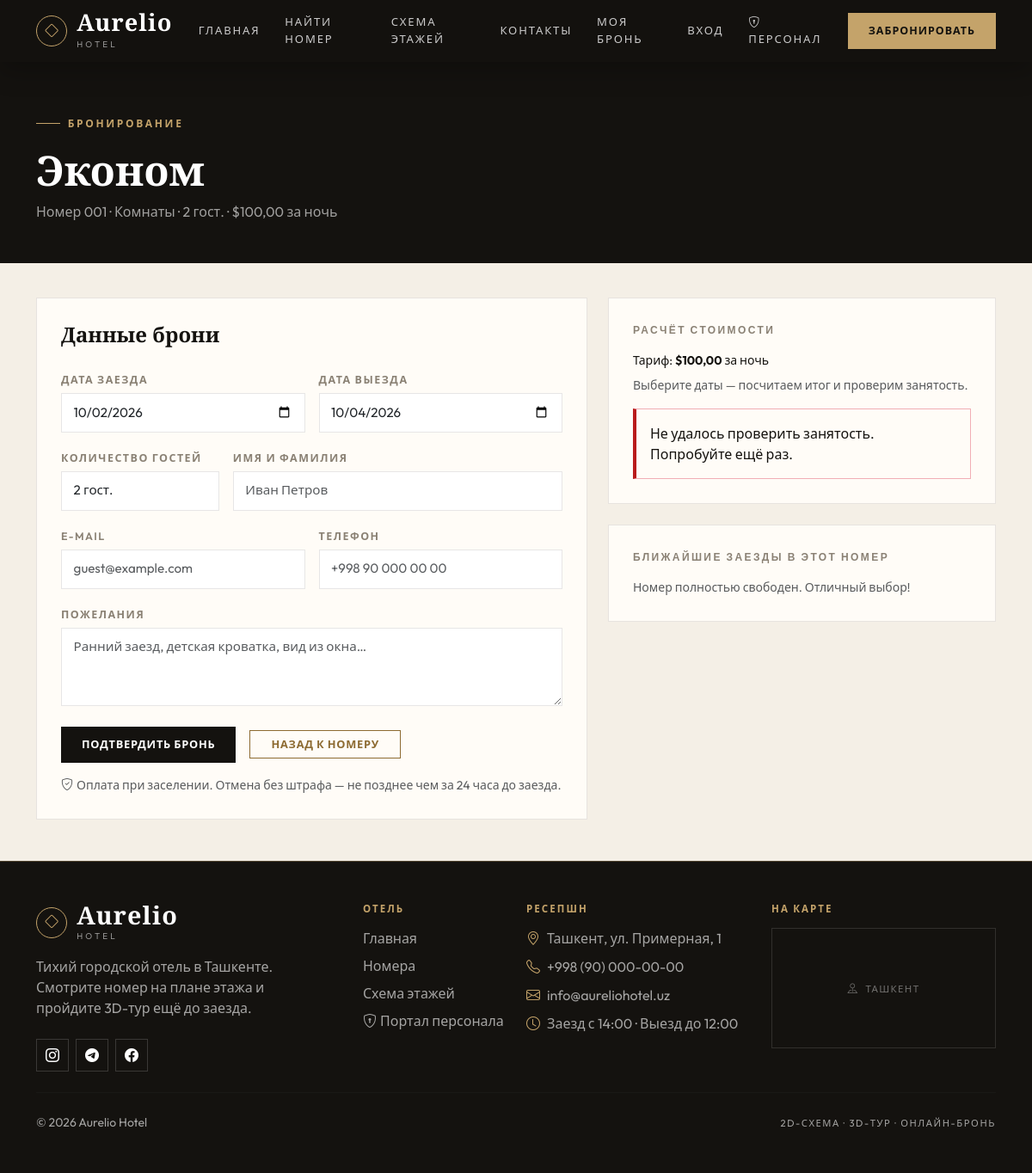
Page /bookings/new/1/ on the earlier database version.
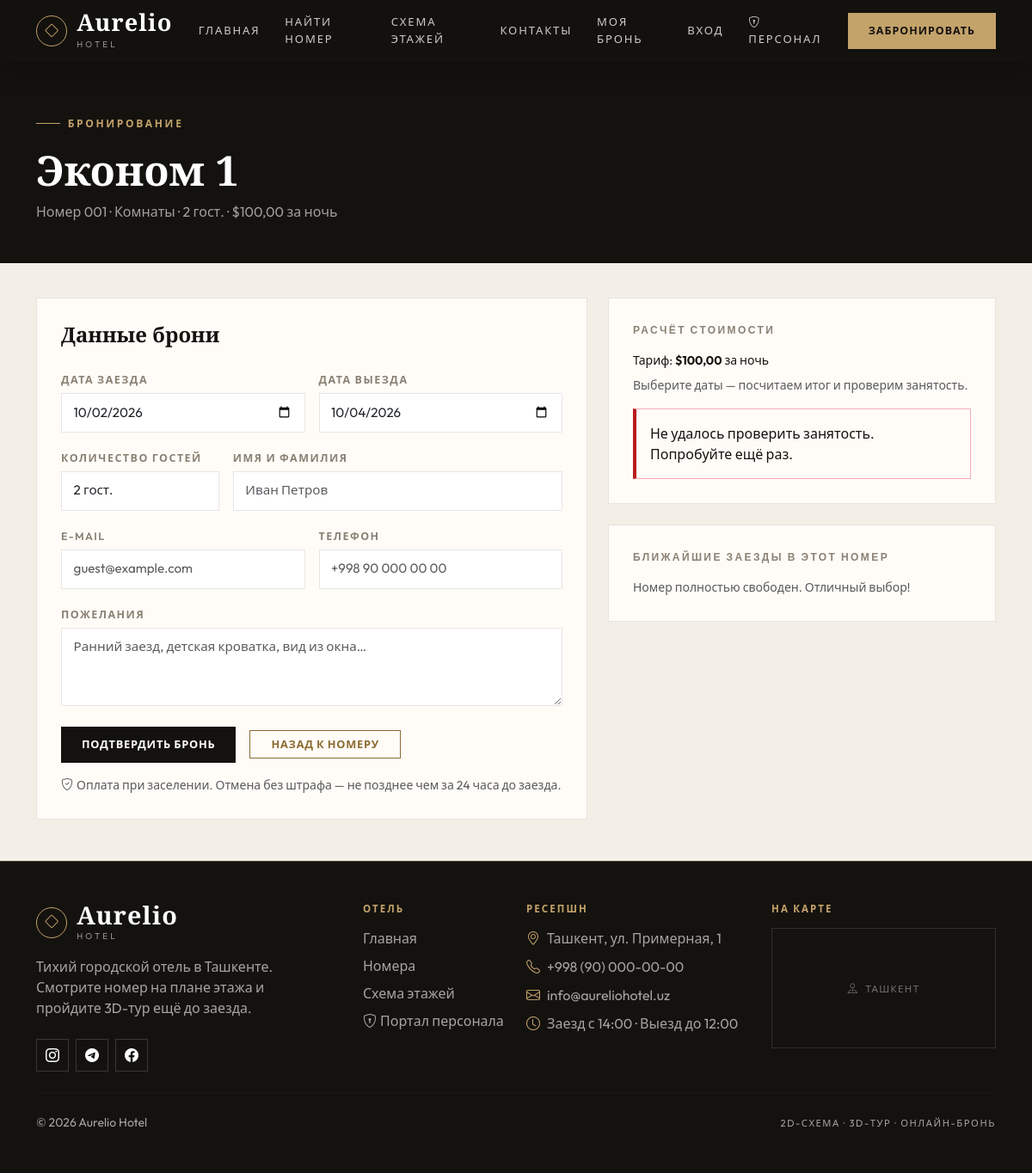
Same page on the later database version.
### rooms/models.py (models this page shows, shortened)
class Room(models.Model):
    HOUSEKEEPING_CHOICES = [
        ('clean', 'Чисто'),
        ('dirty', 'Требует уборки'),
        ('inspected', 'Проверено менеджером'),
        ('out_of_service', 'Вне эксплуатации'),
    ]
    floor = models.ForeignKey(
        Floor,
        on_delete=models.CASCADE,
        related_name='rooms',
        null=True,
        blank=True,
        verbose_name="Этаж"
    )
    room_number = models.CharField(
        max_length=10, blank=True, verbose_name="Номер комнаты", help_text="Например, 201"
    )
    title = models.CharField(max_length=200, verbose_name="Название номера")
    description = models.TextField(verbose_name="Описание")
    image = models.ImageField(upload_to='rooms/', blank=True, null=True, verbose_name="Фото номера")
    price_per_night = models.DecimalField(max_digits=10, decimal_places=2, verbose_name="Цена за ночь ($)")
    capacity = models.IntegerField(default=2, verbose_name="Вместимость (чел)")
    amenities = models.ManyToManyField(Amenity, blank=True, related_name='rooms', verbose_name="Удобства")
    homebyme_embed_url = models.URLField(blank=True, null=True, verbose_name="Ссылка на 3D-тур HomeByMe")
    model_3d = models.FileField(upload_to='rooms_3d/', blank=True, null=True, verbose_name="3D-модель номера (.glb)")
    x_pos = models.IntegerField(default=50, verbose_name="Позиция X (%)")
    y_pos = models.IntegerField(default=50, verbose_name="Позиция Y (%)")
    is_active = models.BooleanField(default=True, verbose_name="Доступен для бронирования")
    housekeeping = models.CharField(
        max_length=20, choices=HOUSEKEEPING_CHOICES, default='clean', verbose_name="Статус уборки"
    )
    class Meta:
        verbose_name = "Номер"
        verbose_name_plural = "Номера"
        ordering = ('room_number', 'title')
    @property
    def display_number(self):
        return self.room_number or f"{self.pk:03d}"

class Floor(models.Model):
    number = models.IntegerField(unique=True, verbose_name="Номер этажа")
    title = models.CharField(max_length=100, verbose_name="Название этажа")
    plan_image = models.ImageField(upload_to='floors/', blank=True, null=True, verbose_name="2D-схема этажа")
    class Meta:
        verbose_name = "Этаж"
        verbose_name_plural = "Этажи"
        ordering = ['number']

### bookings/views.py (the view)
# urls.py: path('new/<int:pk>/', views.booking_create, name='booking_create'),
def booking_create(request, pk):
    room = get_object_or_404(Room.objects.select_related('floor'), pk=pk)
    if not room.is_active:
        messages.error(request, "Этот номер временно снят с продажи.")
        return redirect('rooms:room_detail', pk=room.pk)
    initial = {'guests': 2 if room.capacity >= 2 else 1}
    form = BookingForm(request.POST or None, room=room, user=request.user, initial=initial)
    if request.method == 'POST' and form.is_valid():
        booking = form.save()
        _remember_booking(request, booking)
        notify_booking_created(booking)
        messages.success(request, f"Заявка принята! Код вашей брони — {booking.code}.")
        return redirect('bookings:booking_success', code=booking.code)
    context = {
        'room': room,
        'form': form,
        'upcoming': _upcoming_bookings(room),
        'currency': CURRENCY,
    }
    return render(request, 'bookings/booking_form.html', context)

### bookings/models.py (called while the page is built)
def generate_booking_code():
    tail = ''.join(random.choices(BOOKING_CODE_ALPHABET, k=6))
    return f'AUR-{tail}'

### bookings/views.py (called while the page is built)
def _upcoming_bookings(room):
    return Booking.objects.filter(
        room=room,
        status__in=Booking.ACTIVE_STATUSES,
        check_out__gte=timezone.localdate(),
    ).order_by('check_in')

### staff/context_processors.py (called while the page is built)
def staff_status(request):
    user = getattr(request, 'user', None)
    staff_member = is_staff_member(user) if user else False
    profile = get_staff_profile(user) if staff_member else None
    return {
        'is_staff_member': staff_member,
        'staff_profile': profile,
        'can_manage_bookings': bool(profile and profile.can_manage_bookings) or bool(
            user and user.is_superuser
        ),
    }

### templates/bookings/booking_form.html (shortened to what this page needs)
{% extends 'base.html' %}
{% block content %}
<section class="page-band">
  <div class="container">
    <span class="hero-eyebrow">Бронирование</span>
    <h1 class="mt-3">{{ room.title }}</h1>
    <p>
      Номер {{ room.display_number }}{% if room.floor %} · {{ room.floor.title }}{% endif %}
      · {{ room.capacity }} гост. · {{ currency }}{{ room.price_per_night }} за ночь
    </p>
  </div>
</section>
<div class="container pb-5">
  <div class="row g-4">
    <div class="col-lg-7">
      <div class="panel-card">
        <h4 class="mb-4">Данные брони</h4>
        <form method="post" id="bookingForm" novalidate
              data-availability-url="{% url 'bookings:availability_api' %}"
              data-room="{{ room.pk }}">
          <div class="row g-3">
            <div class="col-md-6">
              <label class="form-label" for="{{ form.check_in.id_for_label }}">{{ form.check_in.label }}</label>
              {{ form.check_in }}
            </div>
            <div class="col-md-6">
              <label class="form-label" for="{{ form.check_out.id_for_label }}">{{ form.check_out.label }}</label>
              {{ form.check_out }}
            </div>
            <div class="col-md-4">
              <label class="form-label" for="{{ form.guests.id_for_label }}">{{ form.guests.label }}</label>
              {{ form.guests }}
            </div>
            <div class="col-md-8">
              <label class="form-label" for="{{ form.guest_name.id_for_label }}">{{ form.guest_name.label }}</label>
              {{ form.guest_name }}
            </div>
            <div class="col-md-6">
              <label class="form-label" for="{{ form.guest_email.id_for_label }}">{{ form.guest_email.label }}</label>
              {{ form.guest_email }}
            </div>
            <div class="col-md-6">
              <label class="form-label" for="{{ form.guest_phone.id_for_label }}">{{ form.guest_phone.label }}</label>
              {{ form.guest_phone }}
            </div>
            <div class="col-12">
              <label class="form-label" for="{{ form.special_requests.id_for_label }}">{{ form.special_requests.label }}</label>
              {{ form.special_requests }}
            </div>
          </div>
          <div class="d-flex flex-wrap align-items-center gap-3 mt-4">
            <button type="submit" class="btn btn-copper px-4">Подтвердить бронь</button>
            <a href="{% url 'rooms:room_detail' room.pk %}" class="btn btn-outline-copper px-4">Назад к номеру</a>
          </div>
          <p class="small text-muted mt-3 mb-0">
            <i class="bi bi-shield-check me-1"></i>Оплата при заселении. Отмена без штрафа — не позднее чем за 24 часа до заезда.
          </p>
        </form>
      </div>
    </div>
    <div class="col-lg-5">
      <div class="panel-card mb-4">
        <div class="panel-title">Расчёт стоимости</div>
        <div id="calcBox" class="small">
          <p class="mb-2">Тариф: <strong>{{ currency }}{{ room.price_per_night }}</strong> за ночь</p>
          <p class="mb-0 text-muted">Выберите даты — посчитаем итог и проверим занятость.</p>
        </div>
        <div id="calcAlert" class="alert alert-aurelio mt-3 mb-0 d-none" role="alert"></div>
      </div>
      <div class="panel-card">
        <div class="panel-title">Ближайшие заезды в этот номер</div>
        {% if upcoming %}
          <ul class="list-unstyled mb-0 d-flex flex-column gap-2 small">
            {% for item in upcoming %}
              <li class="d-flex justify-content-between gap-2">
                <span>{{ item.booked_dates_label }}</span>
                <span class="status-chip {{ item.status_css }}">{{ item.get_status_display }}</span>
              </li>
            {% endfor %}
          </ul>
          <p class="small text-muted mb-0 mt-3">Выбирайте даты вне этих интервалов — заявка пройдёт сразу.</p>
        {% else %}
          <p class="text-muted mb-0 small">Номер полностью свободен. Отличный выбор!</p>
        {% endif %}
      </div>
    </div>
  </div>
</div>
{% endblock %}

Differences in the rows shown:
changed Room "Комнаты": title "Эконом" → "Эконом 1"
